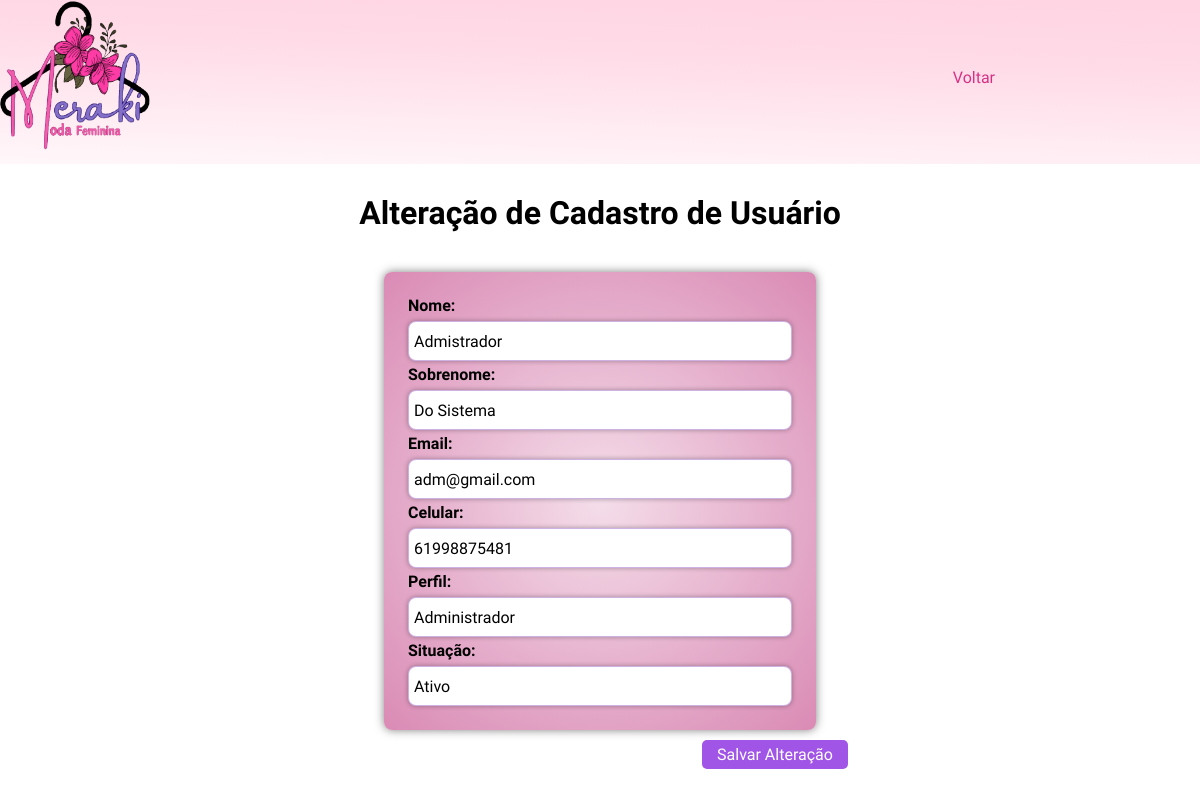
The page /View/alterarUsuario.php?idUsu=13 (signed in) on the database its author committed.
### tables this page shows
CREATE TABLE IF NOT EXISTS `usuario` (
  `idUsu` INT NOT NULL AUTO_INCREMENT,
  `nomeUsu` VARCHAR(150) NOT NULL,
  `cpfUsu` VARCHAR(14) NULL,
  `sobrenomeUsu` VARCHAR(150) NOT NULL,
  `telefoneUsu` VARCHAR(20) NULL,
  `emailUsu` VARCHAR(150) NULL,
  `senhaUsu` VARCHAR(50) NULL,
  `perfilUsu` VARCHAR(15) NULL DEFAULT 'Cliente' COMMENT 'Administrador\nFuncionário\nCliente',
  `situacaoUsu` VARCHAR(15) NULL DEFAULT 'Ativo' COMMENT 'Ativo\nInativo',
  `cepUsu` CHAR(9) NULL,
  `ruaUsu` VARCHAR(45) NULL,
  `numeroUsu` VARCHAR(45) NULL,
  `complementoUsu` VARCHAR(45) NULL,
  `bairroUsu` VARCHAR(45) NULL,
  `cidadeUsu` VARCHAR(45) NULL,
  `ufUsu` VARCHAR(20) NULL,
  PRIMARY KEY (`idUsu`));

### Model/DAO/Conexao.php (called while the page is built, shortened)
<?php
class Conexao
{
    private static $conexao;
    public static function getInstance()
    {
        if (!isset(self::$conexao)) {
            try {
                $options = array(
                    PDO::ATTR_PERSISTENT => true,
                    PDO::MYSQL_ATTR_INIT_COMMAND => 'SET NAMES UTF8;',
                    PDO::ATTR_ERRMODE => PDO::ERRMODE_EXCEPTION
                );
                self::$conexao = new
                    PDO(
                    "mysql:host=localhost;dbname=mkm",
                    "root",
                    "",
                    $options
                );
            } catch (PDOException $exc) {
                echo "Erro ao conectar ao banco " . $exc->getMessage();
            }
        }
        return self::$conexao;
    }
}
?>

### Control/listarUsuariosController.php (called while the page is built, shortened)
<?php
require_once '../Model/DAO/UsuarioDAO.php';
$usuarioDAO = new UsuarioDAO();
$todos = $usuarioDAO->listarUsuarios();
?>

### Model/DAO/UsuarioDAO.php (called while the page is built, shortened)
<?php
include "Conexao.php";
class UsuarioDAO
{
    public $pdo = null;
    public function __construct()
    {
        $this->pdo = Conexao::getInstance();
    }
    public function listarUsuarios()
    {
        try {
            $sql = "SELECT * FROM usuario ";
            $stmt = $this->pdo->prepare($sql);
            $stmt->execute();
            $retorno = $stmt->fetchAll(PDO::FETCH_ASSOC);
            return $retorno;
        } catch (PDOException $exc) {
            echo $exc->getMessage();
        }
    }
}

### View/alterarUsuario.php (the view, shortened to what this page needs)
<?php
require_once '../Control/listarUsuariosController.php';
?>
<!DOCTYPE html>
<html lang="pt-br">
<head>
  <link href="../_cdn/boot.css" rel="stylesheet" />
  <link href="../_cdn/style.css" rel="stylesheet" />
  <link rel="stylesheet" href="https://cdn.jsdelivr.net/npm/sweetalert2@11/dist/sweetalert2.min.css">
  <link href="../_cdn/alterarUsuario.css" rel="stylesheet" />
</head>
<body>
  <main>
    <header class="main_header">
      <div class="main_header_content">
        <a href="#" class="logo">
          <img width="150" height="150" src="../img/logo.png" alt="Meraki Moda Feminina" title="Meraki Moda Feminina" />
        </a>
        <nav class="main_header_content_menu">
          <ul>
            <li>
              <a href="../View/listarUsuarios.php">Voltar</a>
            </li>
          </ul>
        </nav>
      </div>
    </header>
    <div class="list_container">
      <h1>Alteração de Cadastro de Usuário</h1>
    </div>
    <?php
    $usuario_selecionado = null;
    foreach ($todos as $t) {
      if ($t["idUsu"] == $_GET["idUsu"]) {
        $usuario_selecionado = $t;
        break;
      }}?>
    <form name="alterarUsu" id="alterarUsu">
      <table>
        <tr>
          <th><p>Nome:</p> <input type="text" name="nomeUsu" id="nomeUsu" value="<?php echo $usuario_selecionado['nomeUsu']; ?>" required></th>
          <th><p>Sobrenome:</p> <input type="text" name="sobrenomeUsu" id="sobrenomeUsu" value="<?php echo $usuario_selecionado["sobrenomeUsu"]; ?>" required></th>
          <th><p>Email:</p> <input type="email" name="emailUsu" id="emailUsu" value="<?php echo $usuario_selecionado["emailUsu"]; ?>" required></th>
          <th><p>Celular:</p> <input type="tel" name="telefoneUsu" id="telefoneUsu" maxlength="15"  pattern="\([0-9]{2}\)\s[0-9]{4,5}-[0-9]{4}" title="Formato: (xx) xxxxx-xxxx"  value="<?php echo $usuario_selecionado["telefoneUsu"]; ?>" required></th>
          <th><p>Perfil:</p> <input type="text" name="perfilUsu" id="perfilUsu" value="<?php echo $usuario_selecionado["perfilUsu"]; ?>" required></th>
          <th><p>Situação:</p> <input type="text" name="situacaoUsu" id="situacaoUsu" value="<?php echo $usuario_selecionado["situacaoUsu"]; ?>" required></th>
        </tr>
      </table>
      <button type="submit">Salvar Alteração</button>
    </form>
  </main>
</body>
</html>

### _cdn/boot.css (style rules this page uses)
* { padding: 0; margin: 0; text-decoration: none; font-size: 1em; box-sizing: border-box; font-family: "Ubuntu", sans-serif; }

### _cdn/style.css (style rules this page uses)
.main_header { width: 100%; background: rgb(255, 1, 86); background: linear-gradient( 182deg, rgba(255, 1, 86, 0.17) 0%, rgba(255, 1, 86, 0.14) 35%, rgba(255, 1, 86, 0.03) 100% ); }
html { scroll-behavior: smooth; }
.main_header_content { max-width: 1300px; margin: 0 auto; display: flex; }
.main_header_content_menu { flex-basis: calc(100% - 330px); display: flex; justify-content: right; }
.main_header_content_menu ul { display: flex; align-items: stretch; }
.main_header_content_menu ul li { list-style: none; display: flex; align-items: center; }
.main_header_content_menu ul li a { padding: 20px 25px; display: flex; align-items: center; border-radius: 10px; color: #d73186; }
.category h2, a { margin-bottom: 10px; text-align: center; }
.main_blog article h2, a { color: #905585; }

### _cdn/alterarUsuario.css (style rules this page uses)
.list_container { margin: 0px auto; }
.list_container > h1 { margin: 0px auto; text-align: center; font-size: 2em; color: #000; font-weight: 700; }
form { width: 60%; margin: 0 auto; display: flex; flex-wrap: wrap; justify-content: center; }
form p { margin-bottom: 5px; }
form button { display: flex; flex-direction: column; align-items: flex-start; margin-left: 350px; }
table { max-width: 1300px; width: 60%; background: radial-gradient( circle, rgba(202, 89, 149, 0.2) 0%, rgba(202, 89, 149, 0.25) 10%, rgba(202, 89, 149, 0.3) 20%, rgba(202, 89, 149, 0.35) 30%, rgba(202, 89, 149, 0.4) 40%, rgba(202, 89, 149, 0.45) 50%, rgba(202, 89, 149, 0.5) 60%, rgba(202, 89, 149, 0.55) 70%, rgba(202, 89, 149, 0.6) 80%, rgba(202, 89, 149, 0.65) 90%, rgba(202, 89, 149, 0.7) 100% ); padding: 20px; border-radius: 8px; text-align: center; box-shadow: 0 0 10px rgba(0, 0, 0, 0.5); margin: 10px auto; }
th { padding: 2px; display: flex; flex-direction: row; align-content: center; justify-content: flex-start; align-items: baseline; flex-wrap: wrap; }
button { display: flex; justify-content: right; background-color: blueviolet; border: none; padding: 5px 15px; border-radius: 5px; color: #fff; cursor: pointer; opacity: 0.8; font-weight: 500; }
a { cursor: pointer; color: #fff; }
.list_container { max-width: 70%; margin: 30px auto; }
h1 { text-align: center; margin-bottom: 20px; font-size: 2em; color: #000; font-weight: 700; text-align: center; }
#nomeUsu, #sobrenomeUsu, #emailUsu, #perfilUsu, #situacaoUsu, #telefoneUsu, #nomeFor, #telefoneFor, #emailFor { margin-top: 1px; border-radius: 8px; padding: 5px 5px; border: 1px solid #5f06a34f; box-shadow: 0 0 5px rgba(0, 0, 0, 0.32); outline-color: #5f06a34f; height: 40px; width: 100%; }

### rows shown on the page
usuario: nomeUsu "Admistrador", sobrenomeUsu "Do Sistema", emailUsu "adm@gmail.com", telefoneUsu "61998875481", perfilUsu "Administrador", situacaoUsu "Ativo"
